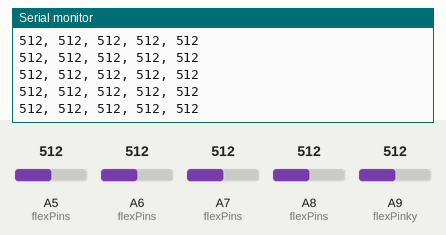
Simulated run of this sketch. Board: Teensy 4. Shown: the last lines printed to the serial monitor. The inputs (shaded band) are chosen by the test bench; at power-on: A5 (flexPins) = 512, A6 (flexPins) = 512, A7 (flexPins) = 512, A8 (flexPins) = 512, A9 (flexPinky) = 512.

Above: at 1.2 s.
1.3 s: A5 (flexPins) set to 716
At 1.33 s:
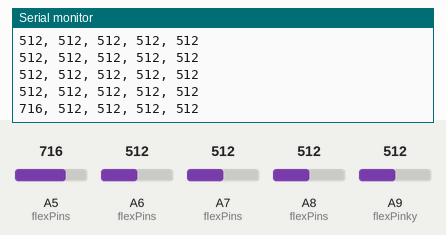
2.8 s: A6 (flexPins) set to 716
At 2.8 s:
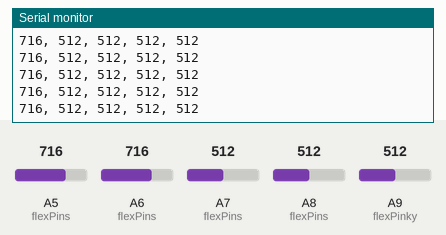
4.3 s: A7 (flexPins) set to 716
At 4.33 s:
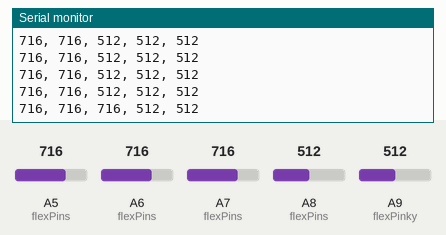
5.8 s: A8 (flexPins) set to 716
At 5.8 s:
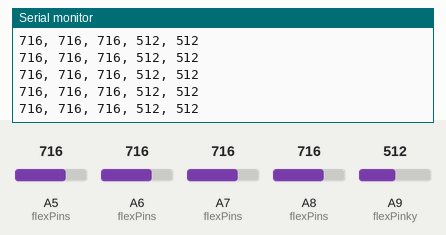
7.3 s: A9 (flexPinky) set to 716
At 7.32 s:
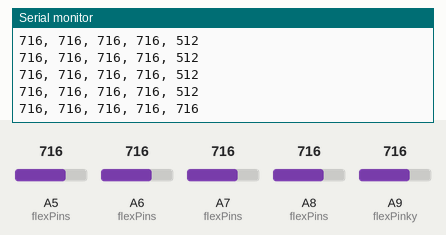
8.8 s: A5 (flexPins) set to 992
At 8.84 s:
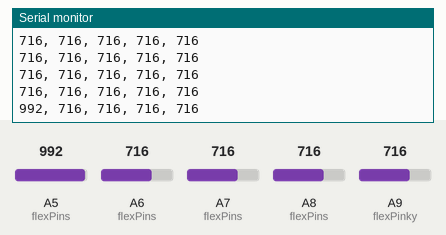
Timing chart, 0 to 11.3 s (numbered marks = the images above; inputs shaded):
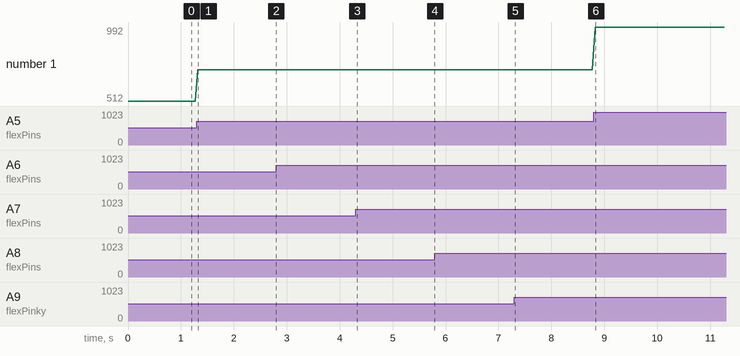

Measured:
- after the input at 1.3 s, the serial monitor: prints a new line at once (image 1)
- after the input at 4.3 s, the serial monitor: prints a new line at once (image 3)
- after the input at 7.3 s, the serial monitor: prints a new line at once (image 5)
- after the input at 8.8 s, the serial monitor: prints a new line at once (image 6)
- plotted number 1: 512 → 716 after the input at 1.3 s, 716 → 992 after the input at 8.8 s

The sketch:

FlexDataConversionScript.ino
```cpp
/*
 * Cog Glove - Flex Sensor Serial Output
 * Outputs analog readings as comma-separated values in the order:
 * Thumb, Index, Middle, Ring, Pinky
 */

// Define the analog pins based on the wiring table
const int flexThumb  = A5;
const int flexIndex  = A6;
const int flexMiddle = A7;
const int flexRing   = A8;
const int flexPinky  = A9;

// Array for easier iteration
const int flexPins[] = {flexThumb, flexIndex, flexMiddle, flexRing, flexPinky};
const int numFingers = 5;

void setup() {
  // Initialize serial communication at 9600 bits per second
  Serial.begin(9600);

  // Wait for the serial port to connect (required for some Teensy boards)
  while (!Serial) {
    ;
  }

  Serial.println("Flex Sensor Data Started...");
  Serial.println("Format: Thumb, Index, Middle, Ring, Pinky");
}

void loop() {
  // Loop through each pin, read the value, and print it
  for (int i = 0; i < numFingers; i++) {
    int sensorValue = analogRead(flexPins[i]);
    Serial.print(sensorValue);

    // Add a comma after every value except the last one
    if (i < numFingers - 1) {
      Serial.print(", ");
    }
  }

  // Print a newline character at the end of the data stream
  Serial.println();

  // A short delay to prevent flooding the serial monitor
  delay(50);
}
```
